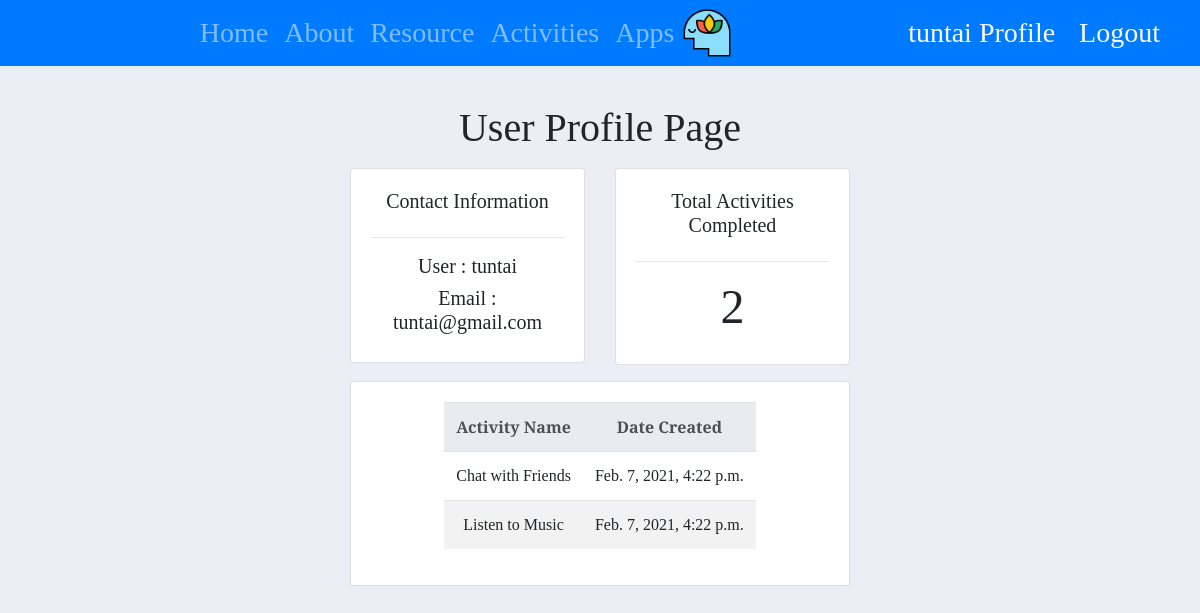
Before: /userProfile/7/ (signed in) with the older database file.
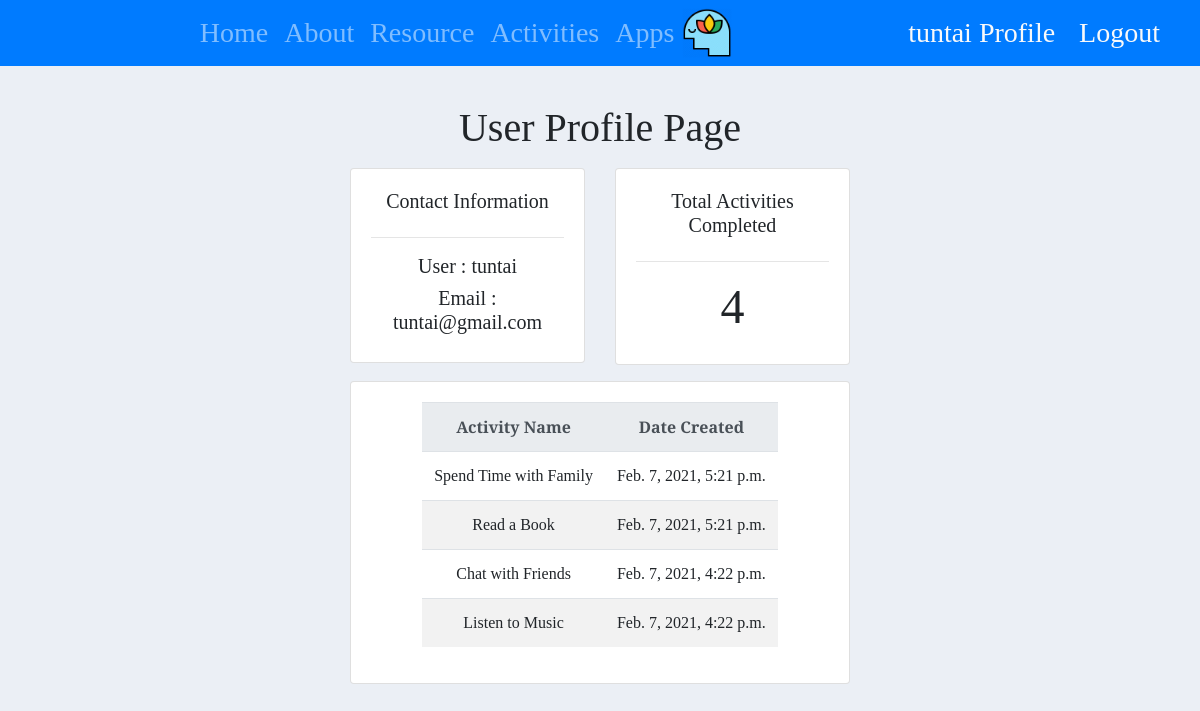
After: the same page with the newer database file.
### userDataApp/models.py (models this page shows)
class Activity(models.Model):
    user = models.ForeignKey(User, null=True, on_delete= models.SET_NULL)
    ITEMS = (
            ('Take a Walk', 'Take a Walk'),
            ('Listen to Music', 'Listen to Music'),
            ('Read a Book', 'Read a Book'),
            ('Play a Game','Play a Game'),
            ('Chat with Friends', 'Chat with Friends'),
            ('Eat Healthy Food', 'Eat Healthy Food'),
            ('Meditate', 'Meditate'),
            ('Spend Time with Family', 'Spend Time with Family'),
            ('Feelings', 'Feelings'),
            ('Just Dance', 'Just Dance'),
            ('Do Yoga', 'Do Yoga'),
            ('Have 8hrs of Sleep', 'Have 8hrs of Sleep'),
            ('Go Shopping', 'Go Shopping'),
            ('Be a Painter', 'Be a Painter'),
            ('Write a Story', 'Write a Story'),
            ('Make a Todo List', 'Make a Todo List'),
            )
    date_created = models.DateTimeField(auto_now_add=True, null=True)
    activity = models.CharField(max_length=200, null=True, choices=ITEMS)
    def __str__(self):
        return self.activity

### userDataApp/views.py (the view)
# urls.py: path('userProfile/<str:primary_key>/', userProfilePage, name="userProfilePage_url"),
@login_required(login_url='my_login_url')
def userProfilePage(request, primary_key):
    User = get_user_model()
    User = get_user_model()
    current_user = User.objects.get(id=primary_key)
    current_user_activities = current_user.activity_set.all().order_by('-id')
    total_current_user_activities = current_user_activities.count
    my_dict={   'current_user':current_user,
                'current_user_activities': current_user_activities,
                'total_current_user_activities': total_current_user_activities,
            }
    return render(request, template_name='userDataApp/userProfile.html', context=my_dict)

### userDataApp/templates/userDataApp/userProfile.html
{% extends 'zenfulApp/main.html' %}
{% load static %}
{% block content %}
<br>
<div style="max-width: 500px; margin: auto;" class="text-center">
<h1 class="text-center">User Profile Page</h1>
<div class="row my-3">
  <div class="col-md">
    <div class="card card-body">
      <h5>Contact Information</h5>
      <hr>
      <h5>User : {{ current_user }}</h5>
      <h5>Email : {{ user.email }}</h5>
    </div>
  </div>
  <div class="col-md">
    <div class="card card-body ">
      <h5>Total Activities Completed</h5>
      <hr>
      <h5 style="text-align: center; font-size: 3.0rem">{{ total_current_user_activities }}</h5>
    </div>
  </div>
</div>
<div class="row">
  <div class="col-md">
    <div class="card card-body">
      <table class="table table-striped table-lg d-flex justify-content-center">
        <tr class="thead-light">
          <th>Activity Name</th>
          <th>Date Created</th>
        </tr>
        {% for a in current_user_activities %}
        <tr>
          <td> {{ a }}</td>
          <td> {{ a.date_created }} </td>
        </tr>
        {% endfor %}
      </table>
    </div>
  </div>
</div>
</div>
{% endblock %}

### zenfulApp/templates/zenfulApp/main.html (shortened to what this page needs)
{% load static %}
<!DOCTYPE html>
<html>
<head>
  <link rel="stylesheet" href="https://stackpath.bootstrapcdn.com/bootstrap/4.5.2/css/bootstrap.min.css">
  <link rel="stylesheet" type="text/css" href="{% static '/css/main.css' %}">
</head>
<body>
  {% include 'zenfulApp/navbar.html' %}
  <div class='container-fluid'>
  {% block content %}{% endblock %}
  {% include 'zenfulApp/footer.html' %}
  </div>
</body>
</html>

### zenfulApp/templates/zenfulApp/navbar.html (shortened to what this page needs)
{% load static %}
<nav class=" h3 navbar navbar-expand-lg navbar-dark fixed-top bg-primary">
  <div class="collapse navbar-collapse justify-content-md-center" id="navbarsExample08">
    <ul class="navbar-nav">
      <li class="nav-item">
        <a class="nav-link" href="{% url 'homePage_url' %}">Home</a>
      </li>
      <li class="nav-item">
        <a class="nav-link" href="{% url 'aboutPage_url' %}">About</a>
      </li>
      <li class="nav-item">
        <a class="nav-link" href="{% url 'resourcePage_url' %}">Resource</a>
      </li>
      <li class="nav-item">
        <a class="nav-link" href="{% url 'selectActivity_url' user.id %}">Activities</a>
      </li>
      <li class="nav-item">
        <a class="nav-link" href="{% url 'appsPage_url' %}">Apps</a>
      </li>
      <li class="nav-item active">
        <a href="{% url 'homePage_url' %}"><img src="{% static '/images/logo.png' %}" style="height:50px"></a>
      </li>
    </ul>
  </div>
  <span class="text-light me-2">
    <a class="text-light" href="{% url 'userProfilePage_url' user.id %}">{{ request.user }} Profile</a>
  </span>
  <span>
    <a class="nav-link text-light mx-2" href="{% url 'logout_url' %}">Logout</a>
  </span>
</nav>

### zenfulApp/templates/zenfulApp/footer.html (shortened to what this page needs)
<!DOCTYPE html>
<html lang="en">
<head>
</head>
<body>
</body>
</html>

### static/css/main.css (style rules this page uses)
body { margin-top: 80px; background-color: #ebeff5; font-family: 'Slabo 27px', serif; }

Changed rows visible on the page:
added Activity: activity "Spend Time with Family", date_created "Feb. 7, 2021, 5:21 p.m."
added Activity: activity "Read a Book", date_created "Feb. 7, 2021, 5:21 p.m."
Other visible differences:
{{ total_current_user_activities }}: "2" → "4"
